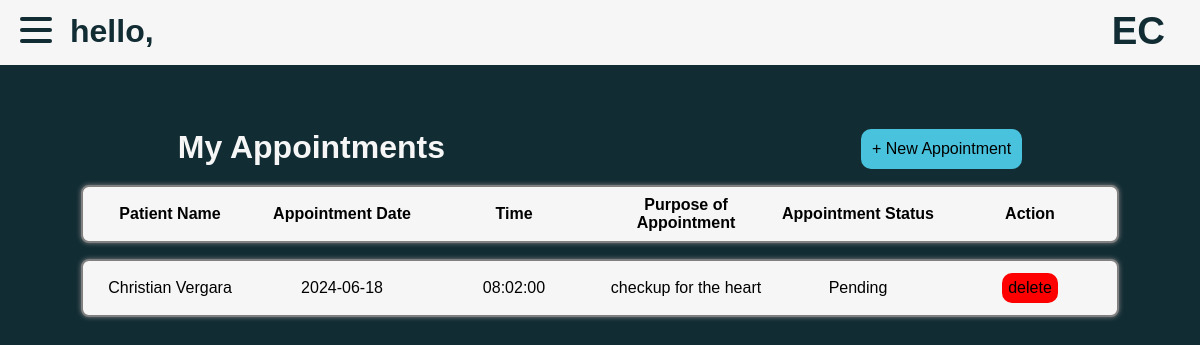
Page /patient.php?id=3 on the earlier database version.
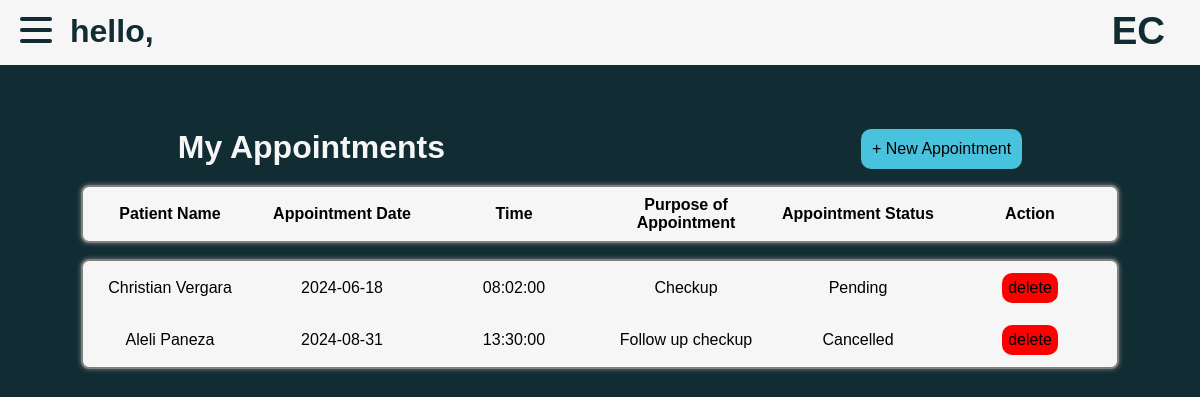
Same page on the later database version.
### tables this page shows
CREATE TABLE `users` (
  `id` int(11) NOT NULL,
  `account_type` enum('patient','doctor') NOT NULL,
  `first_name` varchar(64) NOT NULL,
  `last_name` varchar(64) NOT NULL,
  `birthdate` date NOT NULL,
  `email_address` varchar(64) NOT NULL,
  `username` varchar(64) NOT NULL,
  `password` varchar(64) NOT NULL
);

CREATE TABLE `patients` (
  `patient_id` int(11) NOT NULL,
  `appointment_date` date NOT NULL,
  `time` time NOT NULL,
  `first_name` varchar(64) NOT NULL,
  `last_name` varchar(64) NOT NULL,
  `gender` enum('Male','Female','Prefer not to say') NOT NULL,
  `birthdate` date NOT NULL DEFAULT current_timestamp(),
  `contact_num` varchar(20) NOT NULL,
  `address` varchar(255) NOT NULL,
  `purpose` varchar(255) NOT NULL,
  `appointment_status` enum('Confirmed','Pending','Cancelled') NOT NULL DEFAULT 'Pending',
  `id` int(11) NOT NULL
);

### patient.php (the view, shortened to what this page needs)
<?php
  $hostname = 'localhost';
  $username = 'root';
  $password = '';
  $dbname = 'ecare';
  $konek = mysqli_connect($hostname, $username, $password, $dbname);
    $result = $konek->query("SELECT * from `users`, `patients` WHERE users.id = patients.id AND patients.id={$_GET['id']} ORDER BY patients.appointment_date, patients.time");
    $firstname = isset($_SESSION['first_name']) ? $_SESSION['first_name'] : '';
    $lastname = isset($_SESSION['last_name']) ? $_SESSION['last_name'] : '';
?>
<!DOCTYPE html>
<html lang="en">
<head>
</head>
<body>
    <div class="parent-container">
        <div class="navbar">
            <div class="container nav-container">
                <div class="hamburger-lines">
                <span class="line line1"></span>
                <span class="line line2"></span>
                <span class="line line3"></span>
                </div>
            <div class="patientName">
                <h1>hello, <?php echo $firstname . " ". $lastname ?></h1>
            </div>
            <div class="title">
                <h1>EC</h1>
            </div>
            </div>
        </div>
            <div class="schedheader">
                <div class="schedh1">
                    <h1>My Appointments</h1>
                </div>
                <div class="newapptbutton">
                    <a href="/siafinals/newapp.php?user=<?php echo $username; ?>&id=<?php echo $userId?>">+ New Appointment</a>
                </div>
            </div>
    <section class="schedulearea">
            <div class="tableheader">
                <table>
                    <th>Patient Name</th>
                    <th>Appointment Date</th>
                    <th>Time</th>
                    <th>Purpose of Appointment</th>
                    <th>Appointment Status</th>
                    <th>Action</th>
                </table>
            </div>
            <div class="schedtable">
                <table>
                    <tbody>
                        <?php
                            foreach ($result as $row) {
                                echo "<tr>";
                                echo "<td>" . $row['first_name'] . " " . $row['last_name'] . "</td>";
                                echo "<td>" . $row['appointment_date'] . "</td>";
                                echo "<td>" . $row['time'] . "</td>";
                                echo "<td>" . $row['purpose'] . "</td>";
                                echo "<td>" . $row['appointment_status'] . "</td>";
                                echo "<td> <a href='patient.php?delete=" . $row['patient_id'] . "&user=" . $username . "&id=" . $userId . "' class='delete'>delete</a></td>";
                                echo "</tr>";
                            }
                            ?>
                    </tbody>
                </table>
            </div>
    </section>
</body>
</html>

Differences in the rows shown:
now on one of the page's lists (row unchanged): users: patients.first_name "Aleli", patients.last_name "Paneza", patients.appointment_date "2024-08-31", patients.time "13:30:00", patients.purpose "Follow up checkup", patients.appointment_status "Cancelled"
changed through a linked row, users "Christian": patients.purpose "checkup for the heart" → "Checkup"
